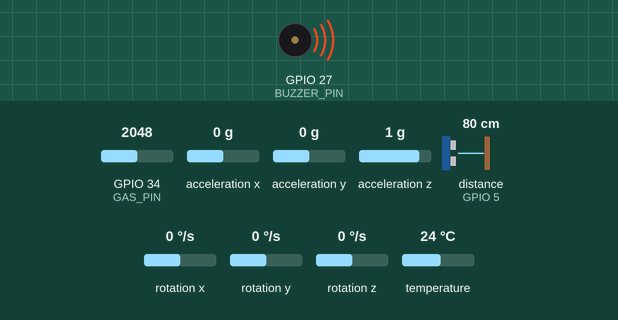
This sketch was run on a simulated ESP32. Shown: buzzer (waves = sounding, pin HIGH). Wiring (inferred from the names in the program): ultrasonic range finder: trigger GPIO 18; echo GPIO 5. The test bench sets the inputs (shaded band); at power-on: GPIO 34 (GAS_PIN) = 2048, acceleration x 0 g, acceleration y 0 g, acceleration z 1 g, distance to the obstacle (sensor on GPIO 5) 80 cm, rotation x 0 °/s, rotation y 0 °/s, rotation z 0 °/s, temperature 24 °C. The echo pulse lasts 58.3 µs per cm; WiFi joins after 1.5 s; servers stay silent unless stated; pins used as bus, display or sensor lines are not drawn; what the sketch prints to the serial monitor is not drawn.

Above: at 0.1 s.
At 3.3 s:
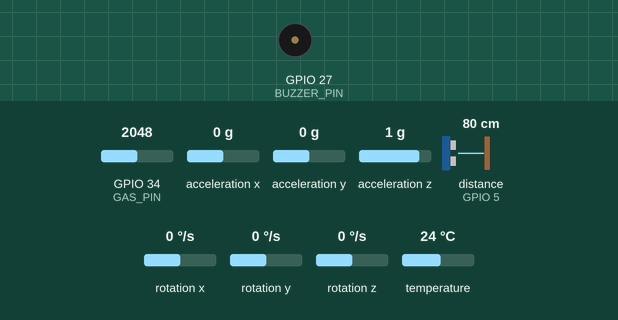
3.4 s: GPIO 34 (GAS_PIN) set to 2666
5.0 s: GPIO 34 (GAS_PIN) set to 2761
At 5.5 s:
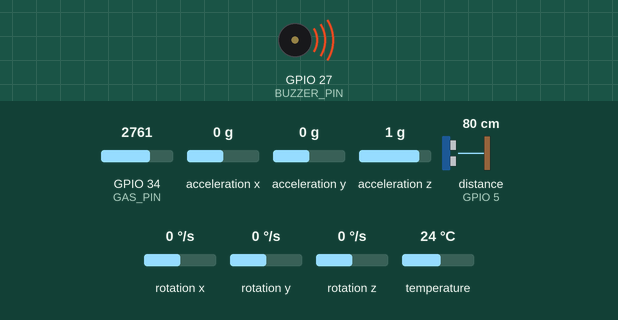
Timing chart, 0 to 14.0 s (numbered marks = the images above; inputs shaded):
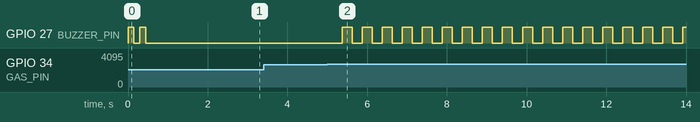

Measured:
- the behaviour switches between 2700 and 2701 on GPIO 34 (GAS_PIN) (found by bisection; images 1 and 2)
- after the input at 3.4 s, every drawn part: stays the same
- after the input at 5.0 s, GPIO 27 (BUZZER_PIN): alternates HIGH for 0.25 s and LOW for 0.25 s, starting after 0.38 s

The sketch:

robot3_dashboard.ino
```cpp
// ═══════════════════════════════════════════════════════════════════════
//  ROBOT 3 "GAMMA" — flash-ready sketch (drive + dashboard + gas + sonar)
//  ─────────────────────────────────────────────────────────────────────
//  Self-contained: WiFi credentials are inline below (edit them once).
//  Speaks the SAME HTTP API the GP Fleet Console expects (config/robot3.yaml):
//    GET /control?dir=F|B|L|R|S   → drive
//    GET /telemetry               → {d,g,x,y,a,rssi,uptime,last_cmd_age}
//  Also serves a phone-friendly control page at  http://<ip>/  and
//  advertises  robot3.local  over mDNS. The board PRINTS ITS IP on serial.
//
//  Board (Arduino IDE): "ESP32 Dev Module" / DOIT ESP32 DEVKIT V1
//  Libraries: Adafruit MPU6050 (+ Adafruit Unified Sensor). WiFi/WebServer/
//             ESPmDNS/Wire ship with the ESP32 core.
//  Onboard USB-serial is dead on this unit → flash via FT232RL
//  (see docs/robot3_flashing.md); unplug the ULTRASONIC (G5) while flashing —
//  it sits on a strapping pin. (Buzzer is on G27 now, not a strapping pin.)
// ═══════════════════════════════════════════════════════════════════════

#include <WiFi.h>
#include <WebServer.h>
#include <ESPmDNS.h>
#include <Wire.h>
#include <Adafruit_MPU6050.h>
#include <Adafruit_Sensor.h>
#include "soc/soc.h"             // brownout-detector register
#include "soc/rtc_cntl_reg.h"

// ── EDIT THESE: your 2.4 GHz network (ESP32 has NO 5 GHz radio) ──────────
const char* WIFI_SSID     = "Sonnet";
const char* WIFI_PASSWORD = "Eng_Matouk_HelloSonnet";
#define HOSTNAME "robot3"          // → robot3.local

// ── Static IP — the dashboard always finds Gamma at one fixed address ───
// Must be on the router's subnet (gateway 192.168.1.1) and OUTSIDE its DHCP
// pool to avoid a clash. .202 is free (Alpha .200, Beta .203).
IPAddress STATIC_IP(192, 168, 1, 202);
IPAddress GATEWAY  (192, 168, 1, 1);
IPAddress SUBNET   (255, 255, 255, 0);
IPAddress DNS1     (192, 168, 1, 1);

// ── Pins ────────────────────────────────────────────────────────────────
// MOTORS ARE NOW ON THE ARDUINO (immune to ESP WiFi rail-sag). The ESP just
// sends F/B/L/R/S to the Arduino over Serial2 (TX=GPIO17 -> Arduino D10).
#define ARDUINO_TX 17   // ESP Serial2 TX -> Arduino SoftwareSerial RX (D10)
#define TRIG_PIN 18     // HC-SR04 trigger
#define ECHO_PIN 5      // HC-SR04 echo  (via 1k/2k divider → 3.3 V)
#define GAS_PIN 34      // MQ-5 AO       (via 1k/2k divider → 3.3 V, ADC in)
#define BUZZER_PIN 27   // active buzzer (via NPN transistor); G27 free now
                        // that motors moved to the Arduino — and not a
                        // strapping pin, so it won't disturb flashing

// ── Tuning ──────────────────────────────────────────────────────────────
#define DRIVE_SPEED          230      // 0..255 PWM duty
#define CMD_WATCHDOG_MS      1800UL   // stop motors if no /control this long
                                      // (raised from 800 so brief WiFi gaps
                                      // don't chop the motor into a twitch)
#define SENSOR_PERIOD_MS     250UL    // sensor + telemetry refresh
#define WIFI_RETRY_MS        5000UL
#define GAS_ALARM_THRESHOLD  2700     // raw ADC: buzzer + alarm fire above this
#define GAS_CLEAR_THRESHOLD  2000     // raw ADC: hysteresis clear point
#define GAS_ALARM_MIN_MS     10000UL  // alarm latches at least this long

WebServer server(80);
Adafruit_MPU6050 mpu;

float dist_cm = 0;
int   gas_val = 0;
float ax = 0, ay = 0;
bool  mpu_ok = false;

// Heading for the map pose (the robot has no encoders). The gyro Z (yaw rate)
// is integrated HERE at ~50 Hz using the ESP's own clock — far steadier than
// integrating over the laptop's 3 Hz jittery telemetry poll. The laptop reads
// 'heading' and dead-reckons position from a fixed drive speed x time.
float heading  = 0.0;        // radians, wrapped to [-pi, pi]
float gyroBias = 0.0;        // learned zero-rate offset while stopped
unsigned long lastHeading = 0;

char  currentDir = 'S';
int   speedLevel = 5;        // 0..9 motor speed, relayed to the Arduino as a digit
unsigned long lastCmdTime = 0, lastSensor = 0, lastWifiAttempt = 0, bootMillis = 0;
bool  alarmActive = false;
unsigned long alarmSince = 0;

// ── Motor commands → Arduino over Serial2 ───────────────────────────────
// The ESP never touches the L298N now; it just sends a direction char and
// the Arduino (separate 5 V chip) drives the motors — immune to WiFi sag.
void sendDir(char d) { Serial2.write(d); }

void setDirection(char d) {
  if (d != 'F' && d != 'B' && d != 'L' && d != 'R') d = 'S';
  currentDir = d;
  lastCmdTime = millis();
  sendDir(d);
}

void chirp(int n, int ms) {
  for (int i = 0; i < n; i++) {
    digitalWrite(BUZZER_PIN, HIGH); delay(ms);
    digitalWrite(BUZZER_PIN, LOW);  delay(ms);
  }
}

// ── Phone control page (hold-to-drive, auto-stop via watchdog) ──────────
const char INDEX_HTML[] PROGMEM = R"rawliteral(
<!DOCTYPE html><html><head><title>Gamma</title>
<meta name="viewport" content="width=device-width, initial-scale=1">
<style>
 body{font-family:sans-serif;background:#121212;color:#eee;text-align:center}
 .card{background:#1e1e1e;padding:16px;border-radius:12px;margin:12px auto;max-width:340px;border:1px solid #333}
 .v{font-size:26px;color:#00ffcc;font-weight:bold}
 .alarm{color:#ff3e3e;font-weight:bold}
 .btn{background:#007bff;border:0;color:#fff;padding:16px;font-size:18px;border-radius:10px;margin:6px;width:100px}
 .stop{background:#dc3545}
</style></head><body>
<h2>GAMMA INSPECTOR</h2>
<div class="card">
 <p>Distance: <span id="d" class="v">0</span> cm</p>
 <p>Gas: <span id="g" class="v">0</span> <span id="w"></span></p>
 <p style="font-size:12px;color:#888">RSSI <span id="r">?</span> dBm · up <span id="u">?</span> s</p>
</div>
<div class="card">
 <button class="btn" onmousedown="c('F')" onmouseup="c('S')" ontouchstart="c('F')" ontouchend="c('S')">UP</button><br>
 <button class="btn" onmousedown="c('L')" onmouseup="c('S')" ontouchstart="c('L')" ontouchend="c('S')">LEFT</button>
 <button class="btn stop" onclick="c('S')">STOP</button>
 <button class="btn" onmousedown="c('R')" onmouseup="c('S')" ontouchstart="c('R')" ontouchend="c('S')">RIGHT</button><br>
 <button class="btn" onmousedown="c('B')" onmouseup="c('S')" ontouchstart="c('B')" ontouchend="c('S')">DOWN</button>
</div>
<script>
 let held=null;
 setInterval(()=>{fetch('/telemetry').then(r=>r.json()).then(t=>{
   d.innerText=t.d; g.innerText=t.g; r2.innerText=t.rssi; u.innerText=t.uptime;
   w.innerText=t.a?' (DANGER!)':' (OK)'; w.className=t.a?'alarm':'';
 }).catch(()=>{}); if(held) fetch('/control?dir='+held).catch(()=>{});},400);
 function c(dir){held=(dir==='S')?null:dir; fetch('/control?dir='+dir).catch(()=>{});}
 var r2=document.getElementById('r');
</script></body></html>
)rawliteral";

// ── WiFi ────────────────────────────────────────────────────────────────
void wifiConnectBlocking() {
  WiFi.mode(WIFI_STA);
  WiFi.setHostname(HOSTNAME);
  // Kill modem-sleep: its periodic wake bursts sag the 3.3 V rail ~10x/s,
  // which droops the motor-enable GPIOs and makes the motors vibrate.
  // Keeping the radio steady removes those current spikes.
  WiFi.setSleep(false);
  // FULL TX power → reliable command delivery. (The old min-power setting
  // was to fight motor-pin sag, but motors are on the Arduino now, so that
  // sag is gone — weak TX only dropped command packets and made the ESP
  // watchdog flip to 'S', which is what caused the S/F vibration.)
  WiFi.setTxPower(WIFI_POWER_19_5dBm);
  if (!WiFi.config(STATIC_IP, GATEWAY, SUBNET, DNS1))   // static IP .202
    Serial.println("WARN: static IP config failed");
  WiFi.begin(WIFI_SSID, WIFI_PASSWORD);
  Serial.print("WiFi connecting");
  unsigned long t0 = millis();
  while (WiFi.status() != WL_CONNECTED && millis() - t0 < 20000) {
    delay(500); Serial.print('.');
  }
  if (WiFi.status() == WL_CONNECTED) {
    Serial.println();
    Serial.print("WiFi UP — IP address: ");
    Serial.println(WiFi.localIP());        // ← the IP for the dashboard
    if (MDNS.begin(HOSTNAME))
      Serial.println("mDNS: " HOSTNAME ".local");
  } else {
    Serial.println("\nWiFi FAILED — retrying in loop()");
  }
}

// ── Setup ───────────────────────────────────────────────────────────────
void setup() {
  WRITE_PERI_REG(RTC_CNTL_BROWN_OUT_REG, 0);   // ride through motor-inrush dips
  Serial.begin(115200);
  bootMillis = millis();

  Serial2.begin(1200, SERIAL_8N1, 16, ARDUINO_TX);  // link to Arduino (TX=17)
  // 1200 baud on purpose: long bit time is very tolerant of the ESP's 3.3 V
  // signal driving the Arduino's 5 V SoftwareSerial input. Command chars are
  // tiny, so speed doesn't matter — reliability does.
  pinMode(BUZZER_PIN, OUTPUT);
  pinMode(TRIG_PIN, OUTPUT); pinMode(ECHO_PIN, INPUT);
  sendDir('S');
  Serial2.write((char)('0' + speedLevel));   // tell the Arduino the initial speed
  chirp(2, 150);                        // boot beep

  Wire.begin(21, 22);                   // I2C: SDA 21, SCL 22
  mpu_ok = mpu.begin();
  Serial.println(mpu_ok ? "MPU6050 OK" : "MPU6050 not found (continuing)");

  wifiConnectBlocking();

  server.on("/", []() { server.send_P(200, "text/html", INDEX_HTML); });

  // Telemetry — keys must match config/robot3.yaml / the dashboard parser
  server.on("/telemetry", []() {
    String j = "{\"d\":" + String(dist_cm, 1) +
               ",\"g\":" + String(gas_val) +
               ",\"x\":" + String(ax, 2) +
               ",\"y\":" + String(ay, 2) +
               ",\"h\":" + String(heading, 4) +          // IMU heading (rad) for the map
               ",\"dir\":\"" + String(currentDir) + "\"" + // current drive direction
               ",\"a\":" + String(alarmActive ? 1 : 0) +
               ",\"rssi\":" + String(WiFi.RSSI()) +
               ",\"uptime\":" + String((millis() - bootMillis) / 1000) +
               ",\"last_cmd_age\":" + String(millis() - lastCmdTime) + "}";
    server.send(200, "application/json", j);
  });

  server.on("/control", []() {
    String d = server.arg("dir");
    setDirection(d.length() ? d[0] : 'S');
    server.send(200, "text/plain", "OK");
  });

  // Speed: the console sends v=0..1; map to a 0..9 level and relay the digit to
  // the Arduino, which PWMs the motor enables to that duty.
  server.on("/speed", []() {
    float v = server.arg("v").toFloat();
    speedLevel = constrain((int)round(v * 9.0), 0, 9);
    Serial2.write((char)('0' + speedLevel));
    server.send(200, "text/plain", "OK");
  });

  server.begin();
  Serial.println("Gamma ready");
}

// ── Loop ────────────────────────────────────────────────────────────────
void loop() {
  unsigned long now = millis();

  // 1. WiFi self-heal — but DO NOT stop the motor on a brief blip. Motor
  // noise can flap WiFi.status() for a moment; stopping here is what made
  // the car twitch (stop->reconnect->command->run->blip->stop...). The
  // command watchdog below is the single, debounced motor-stop authority.
  if (WiFi.status() != WL_CONNECTED) {
    if (now - lastWifiAttempt > WIFI_RETRY_MS) {
      lastWifiAttempt = now;
      WiFi.disconnect();
      WiFi.begin(WIFI_SSID, WIFI_PASSWORD);
    }
  } else {
    server.handleClient();
  }

  // 2. Command watchdog + keepalive to the Arduino.
  if (currentDir != 'S' && now - lastCmdTime > CMD_WATCHDOG_MS) {
    currentDir = 'S'; sendDir('S');
  }
  // Re-send the held direction every 200 ms so the Arduino's own watchdog
  // stays fed even between dashboard/phone command keepalives.
  static unsigned long lastRelay = 0;
  if (now - lastRelay > 200) { lastRelay = now; sendDir(currentDir); }
  // Re-sync the speed level once a second so a reset Arduino recovers it.
  static unsigned long lastSpd = 0;
  if (now - lastSpd > 1000) { lastSpd = now; Serial2.write((char)('0' + speedLevel)); }

  // 2b. HEADING from the IMU — integrate the gyro Z at ~50 Hz with the ESP's
  //     own clock. Learn the zero-rate bias while stopped so idle drift stays
  //     small. This 'heading' feeds the laptop's map dead-reckoning.
  if (mpu_ok && now - lastHeading >= 20) {
    float dt = (now - lastHeading) / 1000.0f;
    lastHeading = now;
    sensors_event_t a, g, t;
    mpu.getEvent(&a, &g, &t);
    ax = a.acceleration.x; ay = a.acceleration.y;     // tilt → telemetry x/y
    float gz = g.gyro.z;                              // yaw rate, rad/s
    // Learn the zero-rate bias ONLY when actually still (|gz| small). Gating on
    // the command direction is unreliable on this board, and learning the bias
    // mid-turn made the heading drift BACK to its start after a rotation. A
    // real pivot is well above 0.1 rad/s, so this never learns during a turn.
    if (fabs(gz) < 0.1f) gyroBias += 0.02f * (gz - gyroBias);
    heading += (gz - gyroBias) * dt;
    if (heading >  PI) heading -= 2.0f * PI;
    else if (heading < -PI) heading += 2.0f * PI;
  }

  // 3. Sensors + latched gas alarm
  if (now - lastSensor > SENSOR_PERIOD_MS) {
    lastSensor = now;

    // Ultrasonic distance
    digitalWrite(TRIG_PIN, LOW);  delayMicroseconds(2);
    digitalWrite(TRIG_PIN, HIGH); delayMicroseconds(10);
    digitalWrite(TRIG_PIN, LOW);
    // 8 ms timeout (~1.3 m). Short on purpose: if the sensor is UNPLUGGED,
    // ECHO never goes HIGH and pulseIn blocks for the FULL timeout every
    // cycle, stalling the web server / command loop. Keep it small.
    long us = pulseIn(ECHO_PIN, HIGH, 8000);
    dist_cm = (us > 0) ? us * 0.034 / 2.0 : 0;  // 0 = nothing in range / unplugged

    // Gas — latched alarm with hysteresis
    gas_val = analogRead(GAS_PIN);
    if (gas_val > GAS_ALARM_THRESHOLD) {
      alarmActive = true; alarmSince = now;
    } else if (alarmActive && now - alarmSince > GAS_ALARM_MIN_MS
                            && gas_val < GAS_CLEAR_THRESHOLD) {
      alarmActive = false;
    }
    digitalWrite(BUZZER_PIN, (alarmActive && (now / 250) % 2) ? HIGH : LOW);
    // (IMU is read in the 50 Hz heading tick above — ax/ay/heading kept fresh)
  }
}
```
